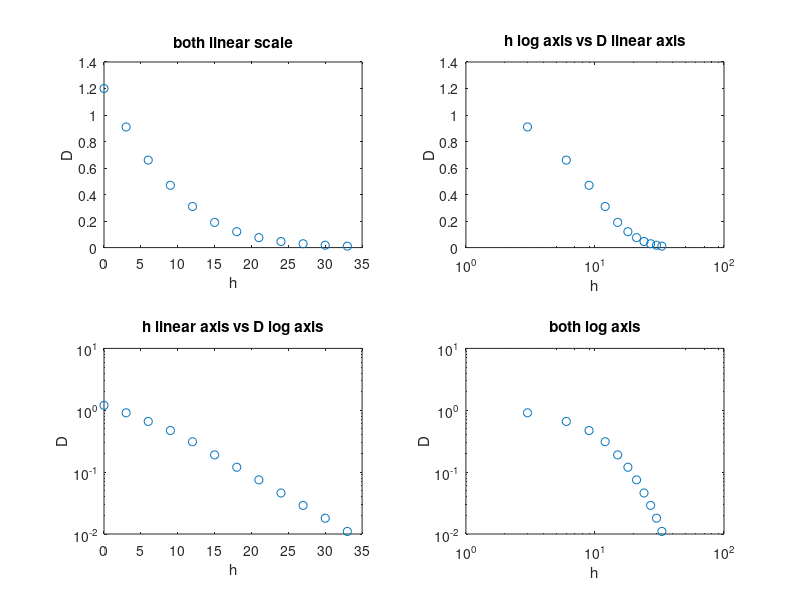
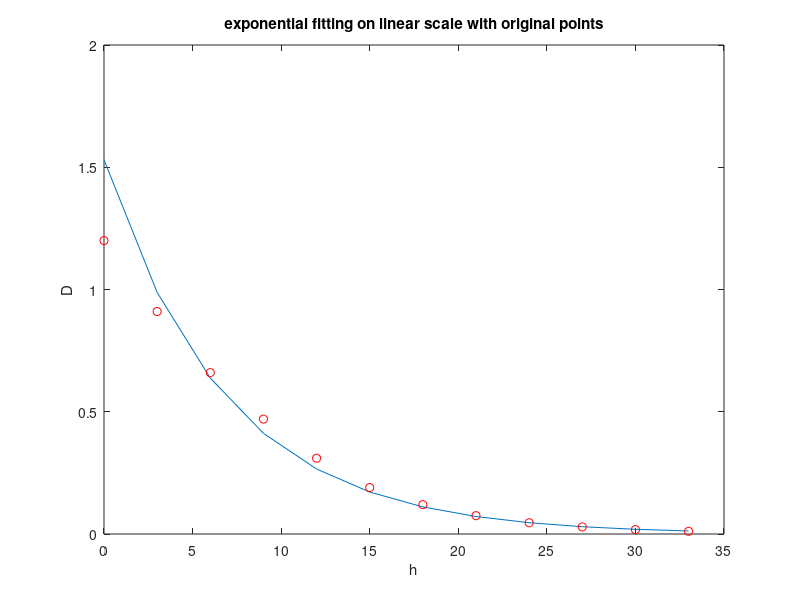

Source code (MATLAB) for these figures, in order:
clc; clear;
h = [0, 3, 6, 9, 12, 15, 18, 21, 24, 27, 30, 33];
D = [1.2, 0.91, 0.66, 0.47, 0.31, 0.19, 0.12, 0.075, 0.046, 0.029, 0.018, 0.011];

subplot(2,2,1)
plot(h, D, 'o')
title("both linear scale")
xlabel("h")
ylabel("D")

subplot(2,2,2)
semilogx(h, D, 'o')
title("h log axis vs D linear axis")
xlabel("h")
ylabel("D")

subplot(2,2,3)
semilogy(h, D, 'o')
title("h linear axis vs D log axis")
xlabel("h")
ylabel("D")

subplot(2,2,4)
loglog(h, D, 'o')
title("both log axis")
xlabel("h")
ylabel("D")

% for exponential fitting let y = c1 * e^(c2 * x)
% taking log on both sides, log(y) = log(c1) + c2 * x (which is linear)
% taking polyfit with x unchanged and y as log(y), first coefficient (slope) = c2
% second coefficient (intercept) = log(c1). so, c1 = exp(coefficient) 

coef = polyfit(h, log(D), 1);
c2 = coef(1);
c1 = exp(coef(2));

fprintf("the coefficients are %f and %f", c1, c2)

figure
plot(h, c1.*exp(c2.*h))
hold on
plot(h, D, 'ro')
title("exponential fitting on linear scale with original points")
xlabel("h")
ylabel("D")
